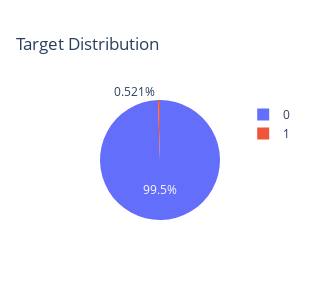

The notebook cell this image was saved under:
### Code cell
import plotly.express as px
#Target is imbalanced
target = data['is_fraud'].value_counts()
fig = px.pie(values=target.values, names=target.index, title='Target Distribution', width=300, height=300)
fig.show()

### Figure 1 — Plotly figure (JSON) as saved in the notebook; plotly's stock layout.template omitted (floating-point values rounded to 4 significant figures)
{"data": [{"domain": {"x": [0, 1], "y": [0, 1]}, "hovertemplate": "label=%{label}<br>value=%{value}<extra></extra>", "labels": [0, 1], "legendgroup": "", "name": "", "showlegend": true, "type": "pie", "values": [1842743, 9651]}], "layout": {"height": 300, "legend": {"tracegroupgap": 0}, "title": {"text": "Target Distribution"}, "width": 300}}
